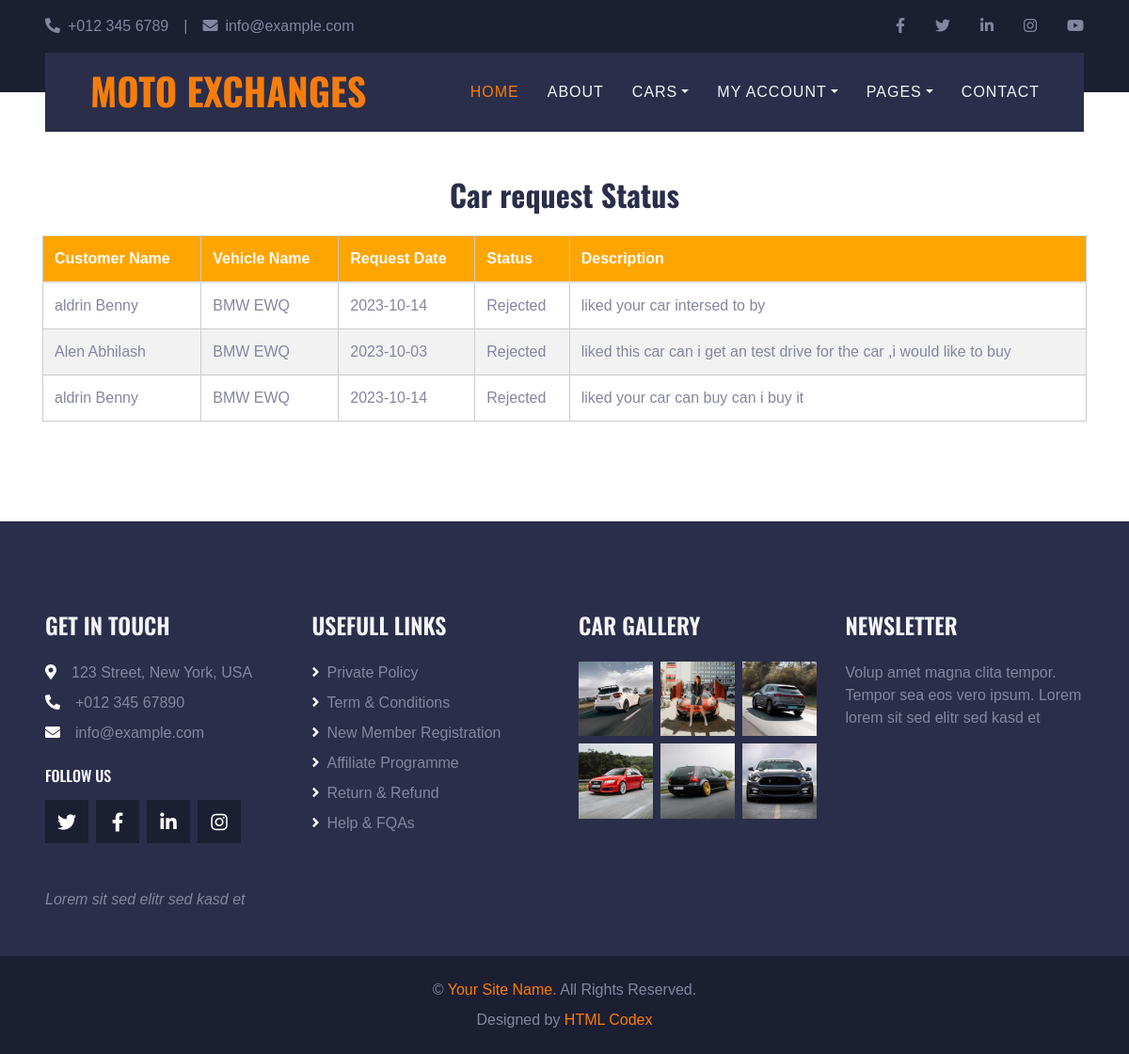
The page /customer/carstatusbookedt.php?vehicle_id=28 on the database its author committed.
### tables this page shows
CREATE TABLE IF NOT EXISTS `tbl_req` (
  `req_id` int NOT NULL AUTO_INCREMENT,
  `cust_id` int NOT NULL,
  `req_date` date NOT NULL,
  `des` text NOT NULL,
  `remark` text NOT NULL,
  `test_date` date NOT NULL,
  `status` text NOT NULL,
  `vehicle_id` int NOT NULL,
  PRIMARY KEY (`req_id`)
);

CREATE TABLE IF NOT EXISTS `tbl_cust` (
  `cust_id` int NOT NULL AUTO_INCREMENT,
  `cust_name` varchar(30) NOT NULL,
  `email` varchar(30) NOT NULL,
  `contact` bigint NOT NULL,
  `housename` text NOT NULL,
  `dis_id` int NOT NULL,
  `loc_id` int NOT NULL,
  `pincode` int NOT NULL,
  `log_id` int NOT NULL,
  `id_proof` int NOT NULL,
  `imgc` text NOT NULL,
  `log_password` varchar(20) NOT NULL,
  `reg_date` date NOT NULL,
  PRIMARY KEY (`cust_id`)
);

CREATE TABLE IF NOT EXISTS `tbl_vehicle` (
  `vehicle_id` int NOT NULL AUTO_INCREMENT,
  `cust_id` int NOT NULL,
  `fuel_id` int NOT NULL,
  `comp_id` int NOT NULL,
  `model_id` int NOT NULL,
  `cur_km` int NOT NULL,
  `owner_status` text NOT NULL,
  `img1` text NOT NULL,
  `img2` text NOT NULL,
  `img3` text NOT NULL,
  `desp` text NOT NULL,
  `post_date` date NOT NULL,
  `rate` float NOT NULL,
  `man_date` date NOT NULL,
  `bod_id` int NOT NULL,
  `dis_id` int NOT NULL,
  `loc_id` int NOT NULL,
  `ve_name` varchar(40) NOT NULL,
  PRIMARY KEY (`vehicle_id`)
);

### dboperation.php (called while the page is built, shortened)
<?php
class dboperation
{
public $con,$res;
function __construct()
{
$this->con=mysqli_connect("localhost","root","","secondhandcar");
}
public function query($sql)
{
$this->res=mysqli_query($this->con,$sql);
return $this->res;
}
}
?>

### customer/carstatusbookedt.php (the view, shortened to what this page needs)
<?php
include("headervview.php"); ?>
<!doctype html>
<html lang="en">
<head>
</head>
<body>
<section class="ftco-section">
    <div class="container">
        <div class="row justify-content-center">
        </div>
        <div class="row">
            <div class="col-md-12">
                <h2 class="text-center mb-4">Car request Status</h2>
                <div class="table-wrap">
                <?php
                    require_once("../dboperation.php");
                    $obj = new dboperation();
                    $vehicleid=$_GET['vehicle_id'];
                    $sql = "SELECT *
                            FROM tbl_req R
                            INNER JOIN tbl_cust C ON R.cust_id = C.log_id
                            INNER JOIN tbl_vehicle T ON R.vehicle_id = T.vehicle_id
                            WHERE R.vehicle_id = $vehicleid AND R.status = status";
                    $res = $obj->query($sql);
                    if(mysqli_num_rows($res) > 0) {
                        ?>
                        <table class="table">
                            <thead class="thead-primary">
                            <tr>
                                <th>Customer Name</th>
                                <th>Vehicle Name</th>
                                <th>Request Date</th>
                                <th>Status</th>
                                <th>Description</th>
                            </tr>
                             </thead>
                            <tbody>
                            <?php
                            while($display = mysqli_fetch_assoc($res)) {
                                ?>
                                <tr>
                                    <td><?php echo $display["cust_name"]; ?></td>
                                    <td><?php echo $display["ve_name"]; ?></td>
                                    <td><?php echo $display["req_date"]; ?></td>
                                    <td><?php echo $display["status"]; ?></td>
                                    <td><?php echo $display["des"]; ?></td>
                                </tr>
                                <?php
                            }
                            ?>
                            </tbody>
                        </table>
                        <?php
                    } else {
                        echo "No records found.";
                    }
                ?>
                </div>
            </div>
        </div>
    </div>
</section>
</body>
</html>
<?php
include("footercust.php");
?>

### customer/css/style.css (style rules this page uses)
:root { --primary: #F77D0A; --secondary: #2B2E4A; --light: #F4F5F8; --dark: #1C1E32; }
h1, h2, .font-weight-bold { font-weight: 700 !important; }

### customer/carstatusbookedt.php (style rules this page uses)
body { font-family: Arial, sans-serif; }
table { width: 100%; border-collapse: collapse; border: 1px solid #ccc; margin-top: 20px; }
th, td { text-align: left; padding: 10px; border-bottom: 1px solid #ccc; border-right: 1px solid #ccc; }
tr:nth-child(even) { background-color: #f2f2f2; }
thead th { background-color: #FFA500; color: #fff; border-right: 1px solid #ccc; }

### rows shown on the page
tbl_req: tbl_cust.cust_name "aldrin Benny", vehicle.ve_name "BMW EWQ", req_date "2023-10-14", status "Rejected", des "liked your car intersed to by"
tbl_req: tbl_cust.cust_name "Alen Abhilash", vehicle.ve_name "BMW EWQ", req_date "2023-10-03", status "Rejected", des "liked this car can i get an test drive for the car ,i would like to buy"
tbl_req: tbl_cust.cust_name "aldrin Benny", vehicle.ve_name "BMW EWQ", req_date "2023-10-14", status "Rejected", des "liked your car can buy can i buy it"
